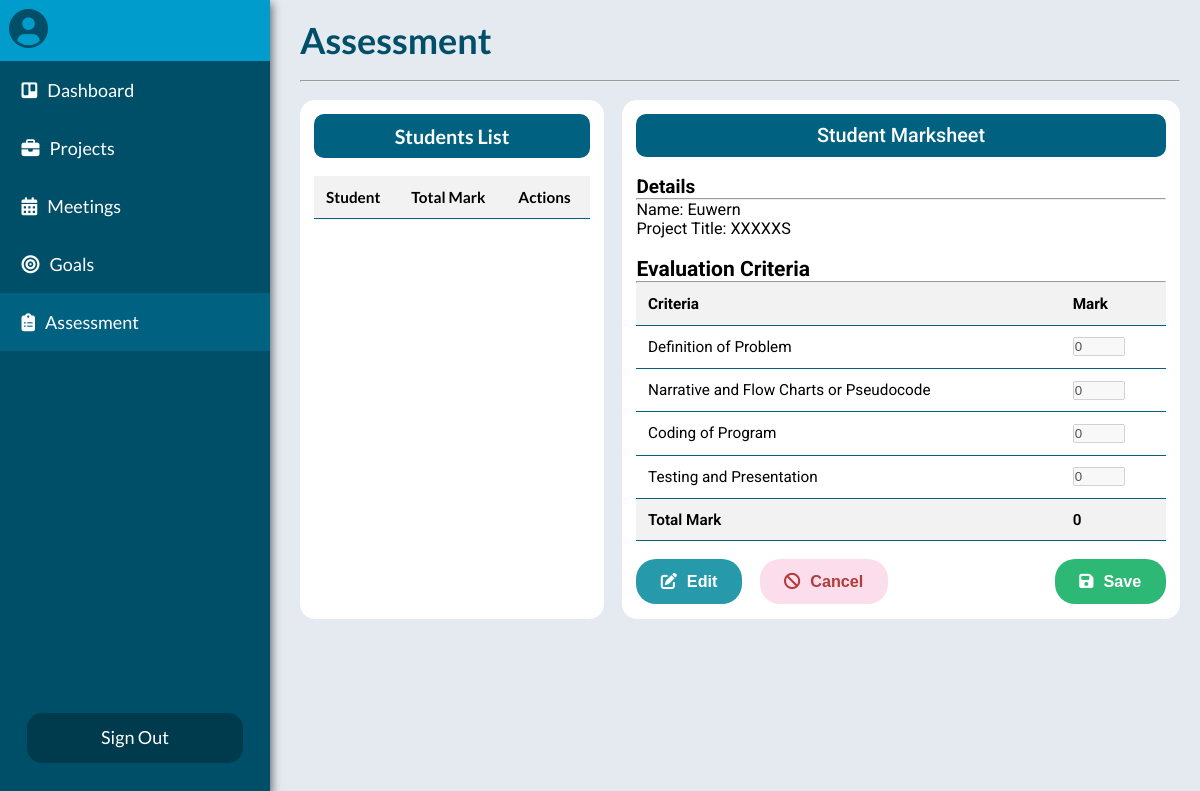
The app's page /Supervisor_Assessment.php, older data.
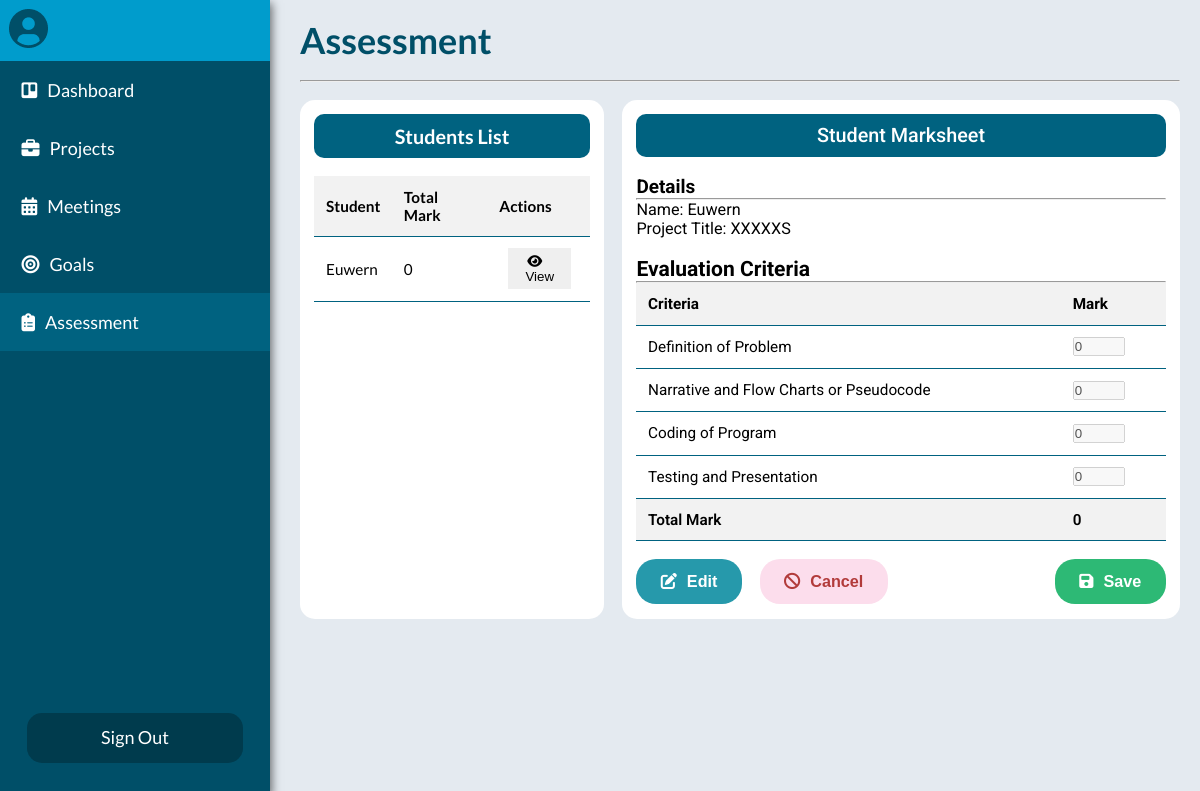
The same page, newer data.
### tables this page shows
CREATE TABLE `assessment` (
  `student_id` int(11) NOT NULL,
  `criteriaA` int(2) NOT NULL,
  `criteriaB` int(2) NOT NULL,
  `criteriaC` int(2) NOT NULL,
  `criteriaD` int(2) NOT NULL
);

CREATE TABLE `student` (
  `student_id` int(11) NOT NULL,
  `username` varchar(50) NOT NULL,
  `email_address` varchar(50) NOT NULL,
  `password` varchar(20) NOT NULL
);

### php/supervisor_assessment.php (the view)
<?php
    require 'config.php';
    $student_assessment = $link->query("SELECT * FROM assessment");
    while ($assessment = $student_assessment->fetch_assoc()) {
        $student_id = $assessment['student_id'];
        $criteriaA = $assessment['criteriaA'];
        $criteriaB = $assessment['criteriaB'];
        $criteriaC = $assessment['criteriaC'];
        $criteriaD = $assessment['criteriaD'];
        $total = $criteriaA + $criteriaB + $criteriaC + $criteriaD;
        $students = $link->query("SELECT * FROM student WHERE student_id = '$student_id'");
        $student = $students->fetch_assoc();
        $student_name = $student['username'];
        $button = '<td><button class="table-edit-button" type="button" name="button_1"><span class="icon"><i class="fa-solid fa-eye"></i></span>View</button></td>';
        echo "<tr><td>$student_name</td><td>$total</td>$button</tr>";
    }
?>

### Supervisor_Assessment.php (shortened to what this page needs)
<!DOCTYPE html>
<html lang="en">
<head>
    <link rel="stylesheet" href="./css/default.css">
    <link rel="stylesheet" href="./css/nav-bar.css">
    <link rel="stylesheet" href="./css/supervisor_assessment.css">
    <link rel="stylesheet" href="./css/hamburger.css">
</head>
<body>
    <?php include 'includes/../php/supervisor_nav-bar.inc.php'; ?>
    <div class="container__content">
        <div class="container__assessment">
            <h1 class="content-title">Assessment</h1>
            <hr>
            <div class="container__table-view">
                <div class="container__student-table">
                    <h2 class="title">Students List</h2>
                    <table class="table student-table">
                        <thead>
                            <tr>
                                <th>Student</th>
                                <th>Total Mark</th>
                                <th>Actions</th>
                            </tr>
                        </thead>
                        <tbody>
                            <?php require_once './php/supervisor_assessment.php' ?>
                        </tbody>
                    </table>
                </div>
                <div class="container__marksheet">
                    <form class="form form__marksheet" action="" method="post" id="markForm">
                        <h3 class="title container__title">Student Marksheet</h3>
                        <div class="details">
                            <h3 class="-title">Details</h3>
                            <hr>
                            <p>Name:
                                <span>Euwern</span>
                            </p>
                            <p>Project Title:
                                <span>XXXXXS</span>
                            </p>
                        </div>
                        <div class="container__evaluation-table">
                            <h3 class="">Evaluation Criteria</h3>
                            <hr>
                            <table class="table evaluation-table">
                                <thead>
                                    <tr>
                                        <th>Criteria</th>
                                        <th>Mark</th>
                                    </tr>
                                </thead>
                                <tbody>
                                    <tr>
                                        <td>Definition of Problem</td>
                                        <td>
                                            <input class="mark" type="number" value="0" min="0" max="25" id="criteriaA" disabled>
                                        </td>
                                    </tr>
                                    <tr>
                                        <td>Narrative and Flow Charts or Pseudocode</td>
                                        <td>
                                            <input class="mark" type="number" value="0" min="0" max="25" disabled>
                                        </td>
                                    </tr>
                                    <tr>
                                        <td>Coding of Program</td>
                                        <td>
                                            <input class="mark" type="number" value="0" min="0" max="25" disabled>
                                        </td>
                                    </tr>
                                    <tr>
                                        <td>Testing and Presentation</td>
                                        <td>
                                            <input class="mark" type="number" value="0" min="0" max="25" disabled>
                                        </td>
                                    </tr>
                                    <tr class="total">
                                        <td>Total Mark</td>
                                        <td> 0
                                        </td>
                                    </tr>
                                </tbody>
                            </table>
                        </div>
                        <div class="container__button">
                            <div class="button__left-group">
                                <button id="editBtn" class="button evaluation-button button-edit" form="markForm" value="Edit"><span class="icon"><i class="fa-solid fa-pen-to-square"></i></span>Edit</button>
                                <button id="cancelBtn" class="button evaluation-button button-cancel" type="reset" form="markForm" value="Reset"><span class="icon"><i class="fa-solid fa-ban"></i></span>Cancel</button>
                            </div>
                            <div class="button__right-group">
                                <button class="button evaluation-button button-save" type="submit" form="markForm"><span class="icon"><i class="fa-solid fa-floppy-disk"></i></span>Save</button>
                            </div>
                        </div>
                    </form>
                </div>
            </div>
        </div>
    </div>
</body>
</html>

### php/supervisor_nav-bar.inc.php (shortened to what this page needs)
<div id="nav-bar">
    <div class="nav-bar__user-div">
        <div>
            <img class="" src="./images/User.png" alt="User Icon">
        </div>
    </div>
     <div class="wrapper__page-button">
        <div class="nav-bar__page-list">
            <ul id="myDiv">
                <li><a class="page-button" href="./Supervisor_Dashboard.php"><span class="page-icon"><i class="fa-brands fa-trello"></i></span>Dashboard</a></li>
                <li><a class="page-button" href="./Supervisor_Project.php"><span class="page-icon"><i class="fa-solid fa-briefcase"></i></span>Projects</a></li>
                <li><a class="page-button" href="./Supervisor_Meeting.php"><span class="page-icon"><i class="fa-solid fa-calendar-days"></i></span>Meetings</a></li>
                <li><a class="page-button" href="./Supervisor_Goals.php"><span class="page-icon"><i class="fa-solid fa-bullseye"></i></span>Goals</a></li>
                <li><a class="page-button" href="./Supervisor_Assessment.php"><span class="page-icon"><i class="fa-solid fa-clipboard-list"></i></span>Assessment</a></li>
            </ul>
        </div>
        <div class="wrapper__sign-out">
            <a id="signout" href="login.php">Sign Out</a>
        </div>
    </div>
</div>

### css/default.css (style rules this page uses)
html { box-sizing: border-box; font-size: 18px; }
*, *::before , *::after { -webkit-box-sizing: inherit; -moz-box-sizing: inherit; box-sizing: inherit; margin: 0; padding: 0; }
:root { --color-main: #004F68; --color-main-darker: #003b4d; --color-main-lighter: #006280; --color-secondary: #009ccc; --color-accent: #E4EAF0; --color-success: #4BB543; --color-error:#ff3333; --color-error-darker: #ff1a1a; --color-pending-bg: #F0F0F0; --color-accepted: #218F65; --color-accepted-bg: #EFFBF7; --color-rejected: #B23B3B; --color-rejected-bg: #FCDDEC; --color-white: #fff; --color-submit: #2699ab; --color-card: #f2f2f2; }
body { font-family: 'Lato', Arial, sans-serif; background-color: var(--color-accent); min-height: 100vh; }

### css/nav-bar.css (style rules this page uses)
#nav-bar { background-color: var(--color-main); color: var(--color-white); width: 270px; position: fixed; height: 100%; -webkit-box-shadow: 5px 0px 9px -3px rgba(0,0,0,0.55); -moz-box-shadow: 5px 0px 9px -3px rgba(0,0,0,0.55); box-shadow: 5px 0px 9px -3px rgba(0,0,0,0.55); }
.nav-bar__user-div { display: flex; gap: 1.5rem; align-items: center; background-color: var(--color-secondary); padding: 0.5em; }
.wrapper__page-button { display: flex; flex-direction: column; height: 90%; justify-content: space-between; }
.wrapper__sign-out { margin: 1rem auto; width: 80%; height: 50px; outline: none; }
#signout { background-color: var(--color-main-darker); color: var(--color-white); text-decoration: none; display: block; height: 100%; width: 100%; text-align: center; padding-top: 0.7em; outline: none; border-radius: 15px; }
.nav-bar__page-list { font-weight: 500; }
.nav-bar__page-list ul li { list-style: none; }
.nav-bar__page-list .page-button { display: block; padding: 1em 1.2rem; color: var(--color-white); text-decoration: none; }
.nav-bar__page-list ul li a:hover, .nav-bar__page-list ul li a.active { background: var(--color-main-lighter); }
.page-icon { margin-right: 10px; color: var(--color-white); }

### css/supervisor_assessment.css (style rules this page uses)
.container__content { margin-left: 300px; margin-right: 20px; display: flex; flex-direction: column; }
.container__assessment { width: 100%; display: flex; flex-direction: column; margin: 1rem 0; gap: 1rem; }
.content-title { color: var(--color-main); }
.title { color: var(--color-white); text-align: center; padding: 0.5em; font-weight: bold; background-color: var(--color-main-lighter); font-size: 1.2em; border-radius: 10px; }
.button { color: var(--color-main); background-color: var(--color-white); padding: 0.8em 1.5em; outline: none; border-radius: 20px; border: none; cursor: pointer; font-size: 0.9rem; font-weight: 600; }
.icon { margin-right: 10px; }
.container__table-view { display: flex; gap: 1rem; flex-wrap: wrap; }
.container__student-table { width: 230px; min-width: 290px; padding: 0.8em; background-color: var(--color-white); border-radius: 15px; flex: 1 auto; max-height: 550px; display: flex; flex-direction: column; gap: 1rem; }
.table { width: 100%; font-size: 0.85em; border-collapse: collapse; border-spacing: 0; }
.table td, .table tr , .table th { text-align: left; padding: 0.65rem; border-bottom: 1px solid var(--color-main-lighter); }
.table th { background-color: var(--color-card); }
.table-edit-button { background-color: none; border: none; outline: none; padding: 0.4em; margin-left: 0.5rem; margin-right: 0.5em; cursor: pointer; }
.form { font-family: 'Roboto', Arial, Helvetica, sans-serif; width: 100%; }
.container__marksheet { min-width: 350px; padding: 0.8em; border-radius: 15px; background-color: var(--color-white); flex: 2 0 auto; font-family: 'Roboto', Arial, Helvetica, sans-serif; }
.form__marksheet { display: flex; flex-direction: column; gap: 1rem; }
.container__title { margin-top: 0; color: var(--color-white); text-align: center; padding: 0.5em; font-weight: 500; background-color: var(--color-main-lighter); font-size: 1.2em; border-radius: 10px; }
.title { font-size: 1.1rem; }
.details { font-size: 0.9em; }
.total { font-weight: 600; text-align: center; background-color: var(--color-card); }
.container__button { display: flex; align-items: center; justify-content: space-between; }
.button__left-group { display: flex; gap: 1rem; }
.button-edit { background-color: var(--color-submit); color: var(--color-white); }
.button-cancel { background-color: var(--color-rejected-bg); color: var(--color-rejected); }
.button-save { background-color: #2db975; color: var(--color-white); }

Row changes from the older to the newer data that the page shows:
added assessment: student_id.username "Euwern", criteriaA "0"
